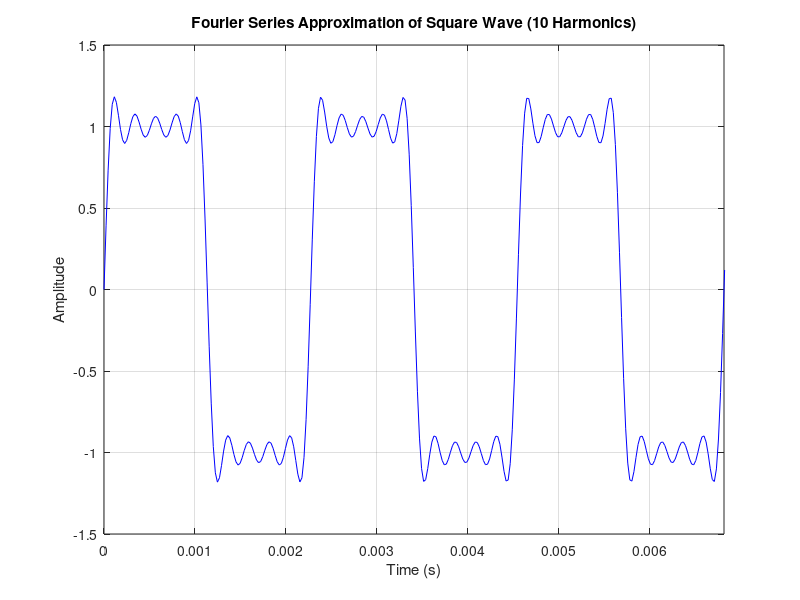
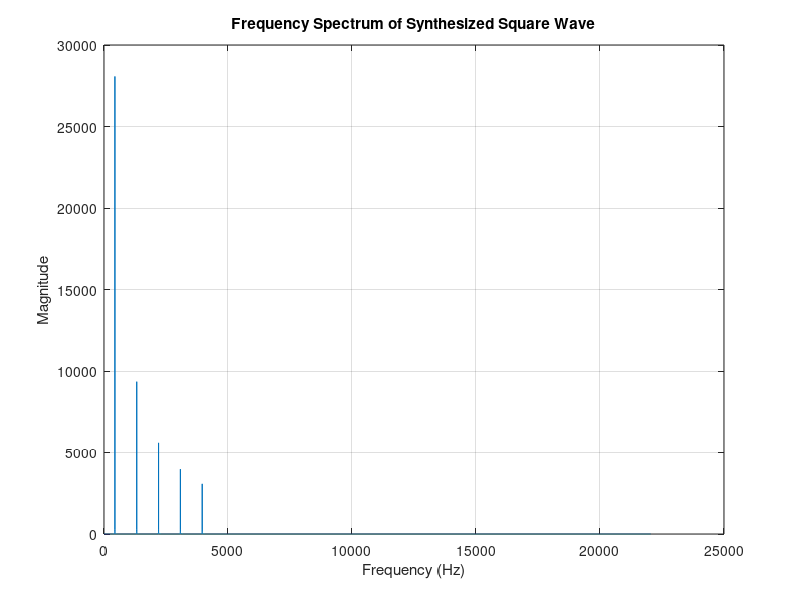

Recreate these plots in MATLAB, in order.
clc;
clear;
close all;

% Parameters
Fs = 44100;       % Sampling frequency (Hz)
f0 = 440;         % Fundamental frequency (Hz)
T = 1;            % Duration (seconds)
N = 10;          % Number of harmonics

% Time vector
t = 0:1/Fs:T;

% Square wave synthesis using Fourier series
x = zeros(size(t));
for k = 1:2:N
    x = x + (1/k) * sin(2 * pi * k * f0 * t);
end
x = (4/pi) * x; % Normalize amplitude

% Plot the waveform
figure;
plot(t, x, 'b');
xlabel('Time (s)');
ylabel('Amplitude');
title(['Fourier Series Approximation of Square Wave (', num2str(N), ' Harmonics)']);
grid on;
xlim([0, 3/f0]); % Show three periods

% Play the sound
sound(x, Fs);

% Frequency domain analysis
X = abs(fft(x));
f = linspace(0, Fs, length(X));

% Plot the spectrum
figure;
plot(f(1:length(X)/2), X(1:length(X)/2));
xlabel('Frequency (Hz)');
ylabel('Magnitude');
title('Frequency Spectrum of Synthesized Square Wave');
grid on;